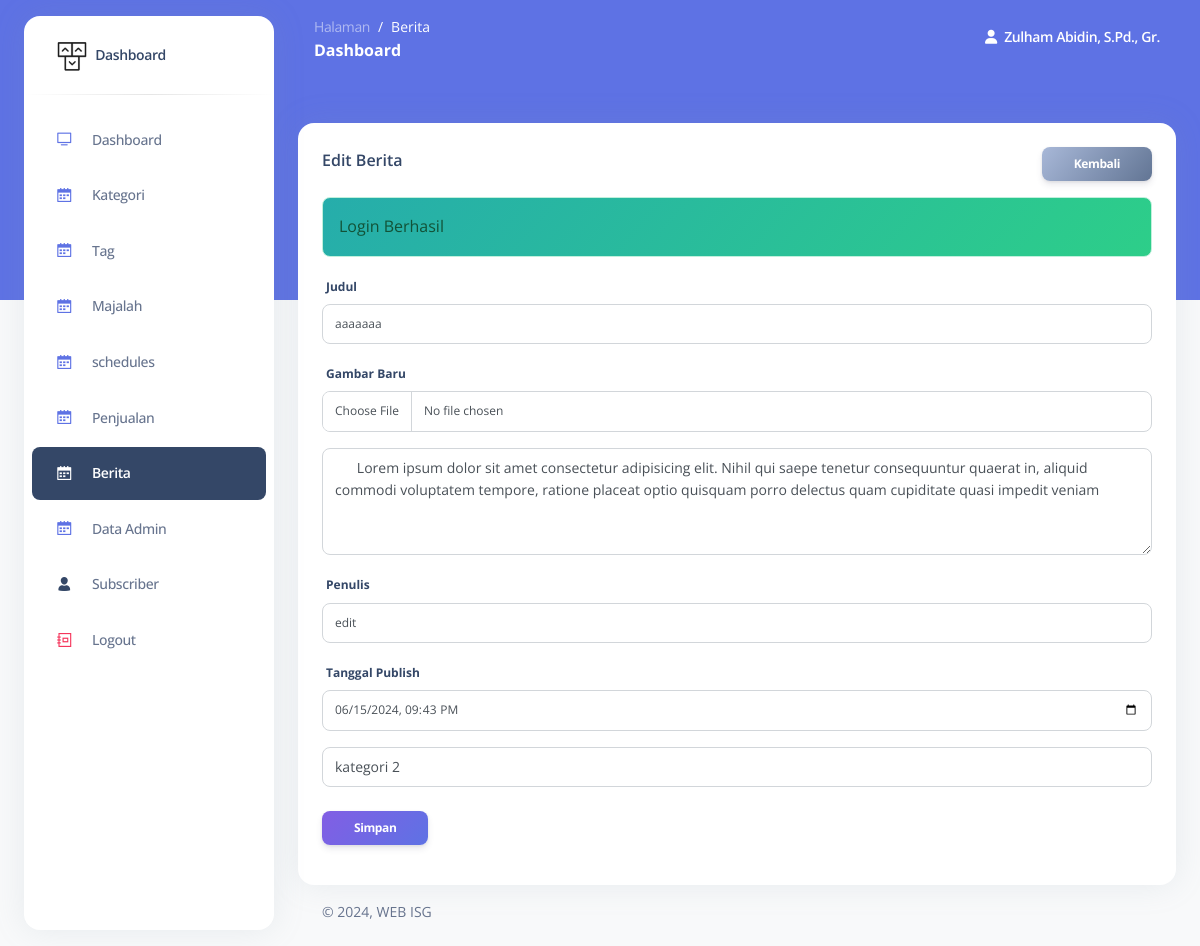
Screenshot of /admin/berita-edit.php?id=2 (signed in) with the database file from the repository.
### tables this page shows
CREATE TABLE `berita` (
  `id_berita` int NOT NULL,
  `judul` varchar(200) NOT NULL DEFAULT '0',
  `gambar` varchar(500) NOT NULL DEFAULT '0',
  `isi` text NOT NULL,
  `penulis` varchar(100) NOT NULL DEFAULT '0',
  `tanggal_publish` datetime NOT NULL DEFAULT CURRENT_TIMESTAMP,
  `id_kategori` int NOT NULL
);

### admin/function/query.php (called while the page is built, shortened)
<?php
function query_select($table, $role = [])
{
  global $conn;
  $sql = "SELECT * FROM $table";
  if (isset($role['where'])) {
    $sql .= " WHERE " . $role['where'];
  }
  $result = mysqli_query($conn, $sql);
  $rows = [];
  while ($row = mysqli_fetch_assoc($result)) {
    $rows[] = $row;
  }
  return $rows;
}

### admin/function/form.php (called while the page is built, shortened)
<?php
function old(string $name, ?string $value = null)
{
	if($value != null) return $value;
	return null;
}

### admin/berita-edit.php (the view, shortened to what this page needs)
<?php
require_once 'function/init.php';
$id = get('id');
$item = query_select('berita', ['where' => "id_berita = '$id'"]);
if ($item) {
    $item = $item[0];
} else {
    direct('berita.php');
    die();
}
?>
<!DOCTYPE html>
<html lang="en">
<body class="g-sidenav-show   bg-gray-100">
    <main class="main-content position-relative border-radius-lg ">
        <div class="container-fluid py-4">
            <div class="row mt-4">
                <div class="col-lg-12 mb-lg-0 mb-4">
                    <div class="card " style="min-height: 70vh">
                        <div class="card-body">
                            <div class="d-flex justify-content-between">
                                <h6 class="mb-2">Edit Berita</h6>
                                <a href="berita.php" class="btn btn-sm bg-gradient-secondary">Kembali</a>
                            </div>
                            <form role="form" method="POST" enctype="multipart/form-data">
                                <div class="mb-3">
                                    <label for="">Judul</label>
                                    <input type="text" value="<?= old('judul', $item['judul']) ?>"
                                        class="form-control" placeholder="Judul" name="judul">
                                </div>
                                <div class="mb-3">
                                    <label for="">Gambar Baru</label>
                                    <input type="file" value="<?= old('gambar') ?>" class="form-control"
                                        placeholder="gambar" name="gambar">
                                </div>
                                <textarea class="form-control mb-3" name="isi" rows="4" cols="5" id="editor"><?= old('isi', $item['isi']) ?></textarea>
                                <div class="mb-3">
                                    <label for="">Penulis</label>
                                    <input type="text" value="<?= old('penulis', $item['penulis']) ?>"
                                        class="form-control" placeholder="Penulis" name="penulis">
                                </div>
                                <div class="mb-3">
                                    <label for="tanggal_publish">Tanggal Publish</label>
                                    <input type="datetime-local" value="<?= date('Y-m-d\TH:i', strtotime($item['tanggal_publish'])) ?>"
                                        class="form-control" id="tanggal_publish" name="tanggal_publish">
                                </div>
                                <select class="form-control" id="id_kategori" name="id_kategori">
                                    <?php
                                    $sql = "SELECT id_kategori, nama FROM kategori";
                                    $result = $conn->query($sql);
                                    if ($result->num_rows > 0) {
                                        while ($row = $result->fetch_assoc()) {
                                            $selected = ($row['id_kategori'] == $item['id_kategori']) ? "selected" : "";
                                            echo "<option value='" . $row['id_kategori'] . "' $selected>" . $row['nama'] . "</option>";
                                        }
                                    } else {
                                        echo "<option value=''>Tidak ada kategori tersedia</option>";
                                    }
                                    ?>
                                </select>
                                <div class="text-left mt-4">
                                    <button type="submit" class="btn bg-gradient-primary btn-sm">Simpan</button>
                                </div>
                            </form>
                        </div>
                    </div>
                </div>
            </div>
        </div>
    </main>
</body>
</html>

### admin/partials/head.php (style rules this page uses)
input.form-control { font-size: 0.75rem !important; }

### rows the page displays
berita: judul "aaaaaaa", isi "Lorem ipsum dolor sit amet consectetur adipisicing elit. Nihil qui saepe tenetur consequuntur quaerat in, aliquid commodi voluptatem tempore, ratione placeat optio quisquam porro delectus quam cupiditate quasi impedit veniam", penulis "edit", tanggal_publish "06/15/2024 21:43"

### other values shown
$hal "Berita"
$_SESSION[KEY]["login"]["nama"] "Zulham Abidin, S.Pd., Gr."
$comp "Login Berhasil"
form field id_kategori "kategori 2"
